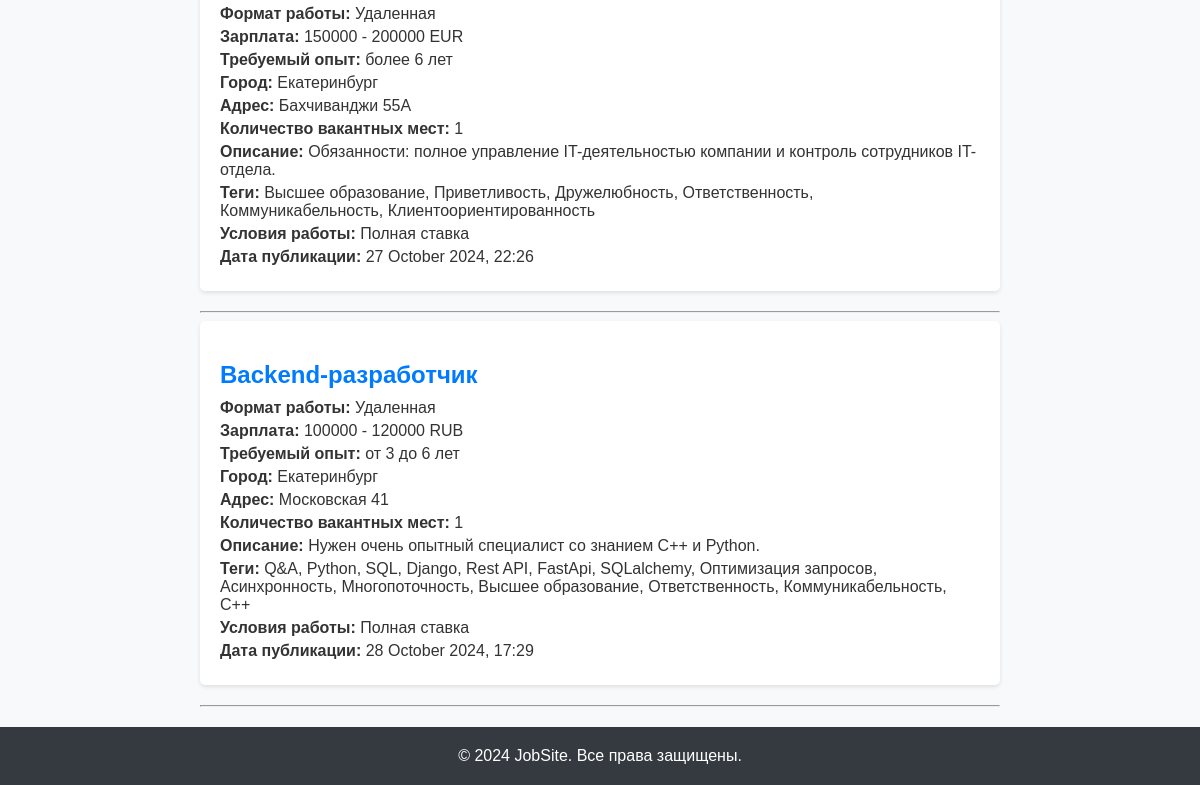
The page /vacancies/ (signed in, lower part) on the database as committed earlier.
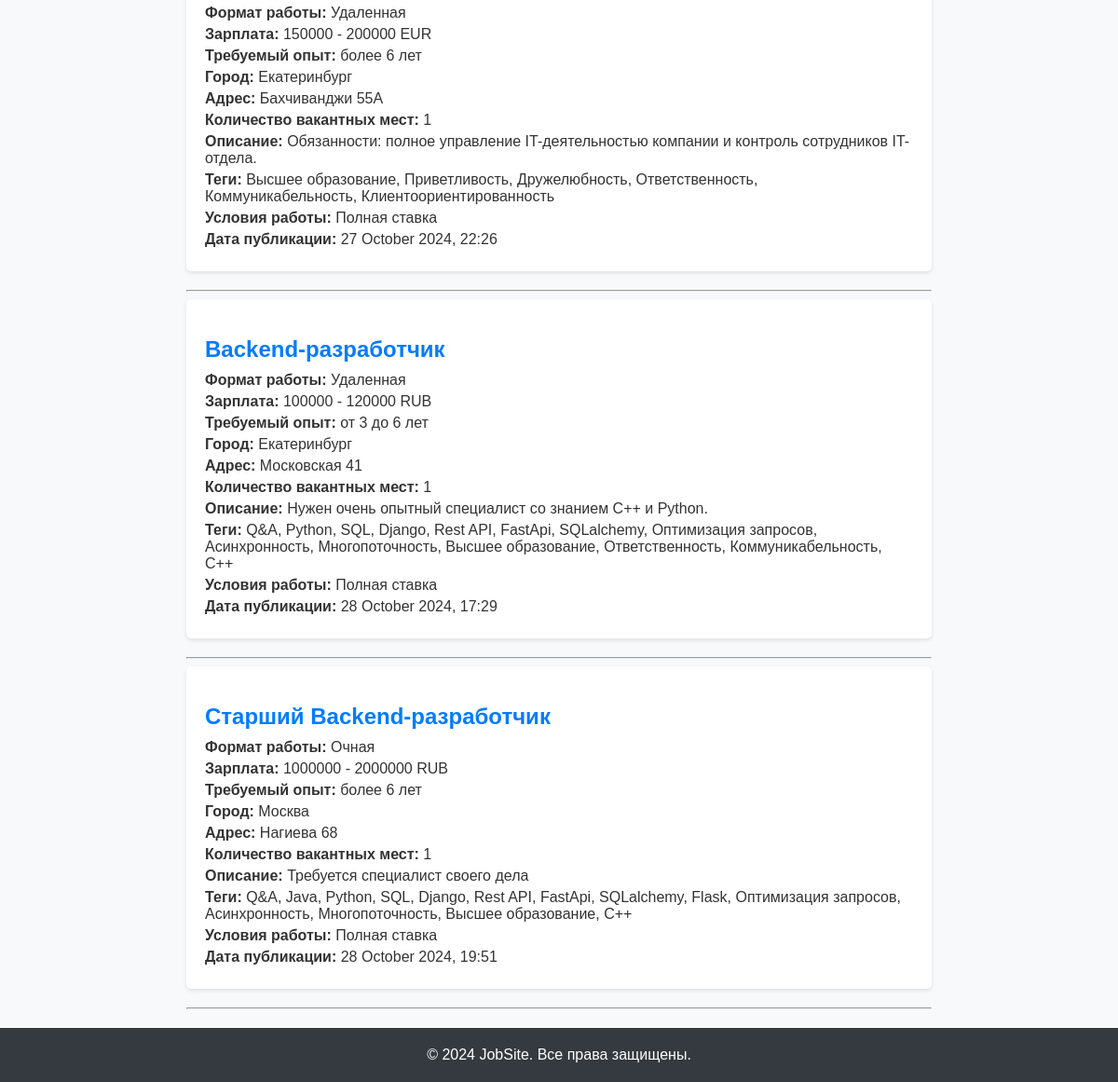
The same page on the database as committed later.
### api/models.py (models this page shows, shortened)
class Vacancy(models.Model):
    WORK_FORMAT_CHOICES = [
        ('remote', 'Удаленная'),
        ('hybrid', 'Гибридная'),
        ('onsite', 'Очная'),
    ]
    WORK_CONDITION_CHOICES = [
        ('full_time', 'Полная ставка'),
        ('part_time', 'Неполная ставка'),
        ('internship', 'Стажировка'),
        ('volunteering', 'Волонтерство'),
        ('one_time', 'Разовое задание'),
        ('project', 'Проектная работа'),
    ]
    CURRENCY_CHOICES = [
        ('RUB', 'RUB'),
        ('USD', 'USD'),
        ('EUR', 'EUR'),
    ]
    EXPERIENCE_CHOICES = [
        ('0', 'Без опыта'),
        ('1', 'До 1 года'),
        ('1-3', 'от 1 до 3 лет'),
        ('3-6', 'от 3 до 6 лет'),
        ('6', 'более 6 лет'),
    ]
    STATUS_CHOICES = [
        ('published', 'Опубликована'),
        ('archived', 'В архиве'),
        ('checking','На проверке'),
    ]
    title = models.CharField(max_length=255)
    work_format = models.CharField(max_length=10, choices=WORK_FORMAT_CHOICES, default='onsite')
    min_salary = models.PositiveIntegerField()
    max_salary = models.PositiveIntegerField()
    currency = models.CharField(max_length=3, choices=CURRENCY_CHOICES, default='RUB')
    experience = models.CharField(max_length=10, choices=EXPERIENCE_CHOICES, default='<1')
    city = models.CharField(max_length=255)
    address = models.CharField(max_length=255)
    number_of_openings = models.PositiveIntegerField()
    description = models.TextField()
    tech_stack_tags = models.ManyToManyField('TechStackTag', blank=True)
    work_condition_tags = models.CharField(
        max_length=20,
        choices=WORK_CONDITION_CHOICES,
        default='full_time'  # Значение по умолчанию
    )
    publication_date = models.DateTimeField(auto_now_add=True)  # Изменено на DateTimeField
    status = models.CharField(max_length=10, choices=STATUS_CHOICES, default='published')
    def formatted_publication_date(self):
        return self.publication_date.strftime('%d %B %Y, %H:%M')

class TechStackTag(models.Model):
    name = models.CharField(max_length=100, unique=True)

### api/views.py (the view)
# urls.py: path('vacancies/', vacancy_list, name='vacancy_list'),
@login_required
def vacancy_list(request):
    vacancies = Vacancy.objects.filter(status='published')  # Фильтрация по статусу
    return render(request, 'vacancy_list.html', {'vacancies': vacancies})

### templates/vacancy_list.html (shortened to what this page needs)
{% extends 'base.html' %}
{% block content %}
    <div class="vacancy-list">
        {% for vacancy in vacancies %}
        <div class="vacancy-item">
            <h2>{{ vacancy.title }}</h2>
            <p><strong>Формат работы:</strong> {{ vacancy.get_work_format_display }}</p>
            <p><strong>Зарплата:</strong> {{ vacancy.min_salary }} - {{ vacancy.max_salary }} {{ vacancy.currency }}</p>
            <p><strong>Требуемый опыт:</strong> {{ vacancy.get_experience_display }}</p>
            <p><strong>Город:</strong> {{ vacancy.city }}</p>
            <p><strong>Адрес:</strong> {{ vacancy.address }}</p>
            <p><strong>Количество вакантных мест:</strong> {{ vacancy.number_of_openings }}</p>
            <p><strong>Описание:</strong> {{ vacancy.description }}</p>
            <p><strong>Теги:</strong>
                {% for tag in vacancy.tech_stack_tags.all %}
                    {{ tag.name }}{% if not forloop.last %}, {% endif %}
                {% endfor %}
            </p>
            <p><strong>Условия работы:</strong> {{ vacancy.get_work_condition_tags_display }}</p>
            <p><strong>Дата публикации:</strong> {{ vacancy.formatted_publication_date }}</p>
        </div>
        <hr>
        {% empty %}
        <p>Вакансий нет</p>
        {% endfor %}
    </div>
{% endblock %}

### templates/base.html (shortened to what this page needs)
{% load static %}
<!DOCTYPE html>
<html lang="ru">
<head>
    <link rel="stylesheet" href="{% static 'css/styles.css' %}">
</head>
<body>
    <main>
        {% block content %}
        {% endblock %}
    </main>
    <footer>
        <p>&copy; 2024 JobSite. Все права защищены.</p>
    </footer>
</body>
</html>

### static/css/styles.css (style rules this page uses)
body { font-family: Arial, sans-serif; background-color: #f8f9fa; margin: 0; padding: 0; color: #333; }
main { max-width: 800px; margin: 20px auto; padding: 0 20px; text-align: center; }
.vacancy-list { margin-top: 20px; }
.vacancy-item { background-color: #fff; border-radius: 5px; box-shadow: 0 2px 4px rgba(0, 0, 0, 0.1); padding: 20px; margin-bottom: 20px; text-align: left; }
.vacancy-item h2 { color: #007bff; margin-bottom: 10px; }
footer { background-color: #343a40; color: #fff; padding: 15px 0; text-align: center; }
footer p { margin: 5px 0; }

Rows that differ between the two databases and show on the page:
added Vacancy: title "Старший Backend-разработчик", work_format "Очная", min_salary "1000000", max_salary "2000000", currency "RUB", experience "более 6 лет", city "Москва", address "Нагиева 68", number_of_openings "1", description "Требуется специалист своего дела", work_condition_tags "Полная ставка", formatted_publication_date "28 October 2024, 19:51", TechStackTag (name "Q&A"), TechStackTag (name "Python"), TechStackTag (name "SQL"), TechStackTag (name "Django"), TechStackTag (name "Rest API"), TechStackTag (name "FastApi"), TechStackTag (name "SQLalchemy"), TechStackTag (name "Оптимизация запросов"), TechStackTag (name "Асинхронность"), TechStackTag (name "Многопоточность"), TechStackTag (name "Высшее образование"), TechStackTag (name "C++")
now on this page (row unchanged): TechStackTag: name "Java", shown under "Старший Backend-разработчик"
now on this page (row unchanged): TechStackTag: name "Flask", shown under "Старший Backend-разработчик"
